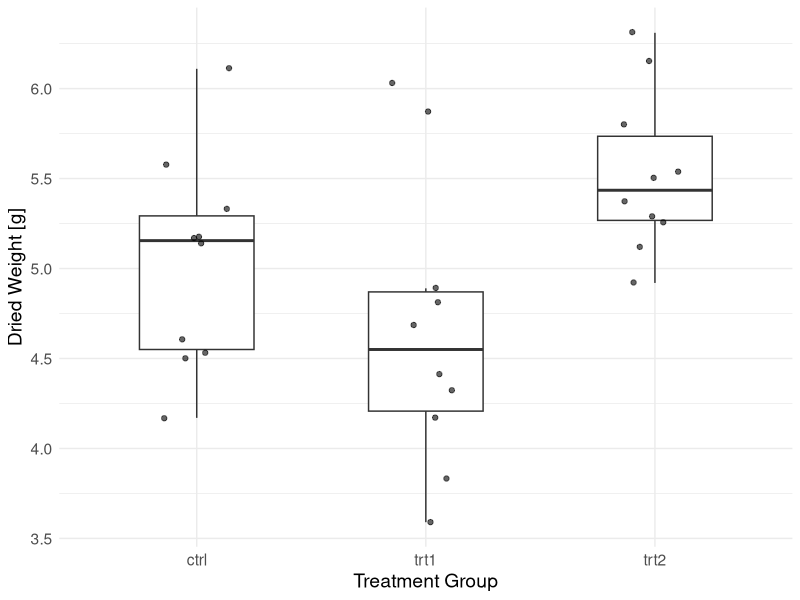

Here is the R script that generated this plot:
## ---- chunk 1
#| echo: false
data(PlantGrowth)

group_summary <- aggregate(
  weight ~ group,
  data = PlantGrowth,
  FUN = function(x) c(mean = mean(x), sd = sd(x), n = length(x))
)

summary_df <- data.frame(
  Group = group_summary$group,
  Mean = round(group_summary$weight[, "mean"], 2),
  SD = round(group_summary$weight[, "sd"], 2),
  n = group_summary$weight[, "n"]
)

knitr::kable(summary_df, caption = "Summary statistics by treatment group.")
## ---- chunk 2
#| label: fig-boxplot
#| fig-cap: "Distribution of dried plant weight by treatment group."
#| echo: false

library(ggplot2)

ggplot(PlantGrowth, aes(x = group, y = weight)) +
  geom_boxplot(width = 0.5, outlier.shape = NA) +
  geom_jitter(width = 0.15, alpha = 0.6) +
  labs(
    x = "Treatment Group",
    y = "Dried Weight [g]"
  ) +
  theme_minimal() +
  theme(text = element_text(size = 14))
